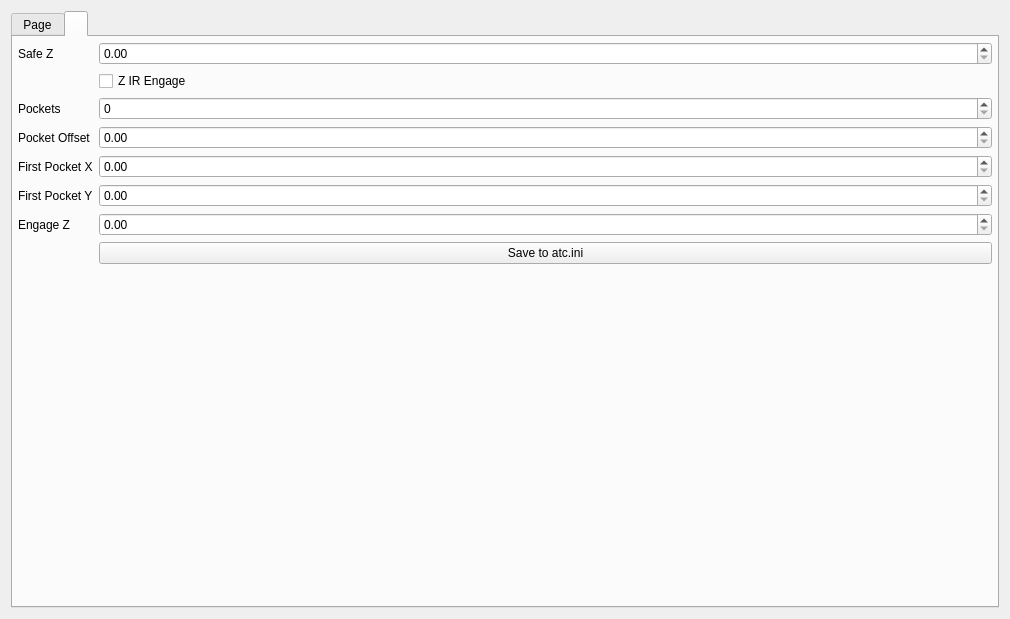
<?xml version="1.0" encoding="UTF-8"?>
<ui version="4.0">
 <class>RAPIDCHANGE</class>
 <widget class="QWidget" name="RAPIDCHANGE">
  <property name="geometry">
   <rect>
    <x>0</x>
    <y>0</y>
    <width>1010</width>
    <height>619</height>
   </rect>
  </property>
  <property name="maximumSize">
   <size>
    <width>1645</width>
    <height>619</height>
   </size>
  </property>
  <property name="windowTitle">
   <string>RAPIDCHANGE</string>
  </property>
  <property name="sidebar" stdset="0">
   <bool>false</bool>
  </property>
  <layout class="QVBoxLayout" name="verticalLayout">
   <item>
    <widget class="QTabWidget" name="formTabWidget">
     <property name="currentIndex">
      <number>1</number>
     </property>
     <widget class="QWidget" name="tab">
      <attribute name="title">
       <string>Page</string>
      </attribute>
     </widget>
     <widget class="QWidget" name="formTabWidgetPage1" native="true">
      <attribute name="title">
       <string/>
      </attribute>
      <layout class="QFormLayout" name="form">
       <property name="sizeConstraint">
        <enum>QLayout::SetDefaultConstraint</enum>
       </property>
       <property name="leftMargin">
        <number>5</number>
       </property>
       <property name="topMargin">
        <number>5</number>
       </property>
       <property name="rightMargin">
        <number>5</number>
       </property>
       <property name="bottomMargin">
        <number>5</number>
       </property>
       <item row="0" column="0">
        <widget class="QLabel" name="label">
         <property name="text">
          <string>Safe Z</string>
         </property>
        </widget>
       </item>
       <item row="0" column="1">
        <widget class="QDoubleSpinBox" name="safeZ">
         <property name="maximum">
          <double>1000.000000000000000</double>
         </property>
        </widget>
       </item>
       <item row="1" column="1">
        <widget class="QCheckBox" name="zIREngage">
         <property name="text">
          <string>Z IR Engage</string>
         </property>
        </widget>
       </item>
       <item row="2" column="0">
        <widget class="QLabel" name="numPocketsLabel">
         <property name="text">
          <string>Pockets</string>
         </property>
        </widget>
       </item>
       <item row="2" column="1">
        <widget class="QSpinBox" name="numPockets"/>
       </item>
       <item row="3" column="0">
        <widget class="QLabel" name="label_3">
         <property name="text">
          <string>Pocket Offset</string>
         </property>
        </widget>
       </item>
       <item row="3" column="1">
        <widget class="QDoubleSpinBox" name="pocketOffset"/>
       </item>
       <item row="4" column="0">
        <widget class="QLabel" name="label_4">
         <property name="text">
          <string>First Pocket X</string>
         </property>
        </widget>
       </item>
       <item row="4" column="1">
        <widget class="QDoubleSpinBox" name="firstPocketX">
         <property name="maximum">
          <double>10000.000000000000000</double>
         </property>
        </widget>
       </item>
       <item row="5" column="0">
        <widget class="QLabel" name="label_5">
         <property name="text">
          <string>First Pocket Y</string>
         </property>
        </widget>
       </item>
       <item row="5" column="1">
        <widget class="QDoubleSpinBox" name="firstPocketY">
         <property name="maximum">
          <double>10000.000000000000000</double>
         </property>
        </widget>
       </item>
       <item row="6" column="0">
        <widget class="QLabel" name="label_6">
         <property name="text">
          <string>Engage Z</string>
         </property>
        </widget>
       </item>
       <item row="6" column="1">
        <widget class="QDoubleSpinBox" name="engageZ">
         <property name="maximum">
          <double>1000.000000000000000</double>
         </property>
        </widget>
       </item>
       <item row="8" column="0">
        <widget class="QLabel" name="label_2">
         <property name="text">
          <string/>
         </property>
        </widget>
       </item>
       <item row="8" column="1">
        <widget class="QPushButton" name="saveIniButton">
         <property name="text">
          <string>Save to atc.ini</string>
         </property>
        </widget>
       </item>
      </layout>
     </widget>
    </widget>
   </item>
  </layout>
 </widget>
 <resources/>
 <connections/>
</ui>
